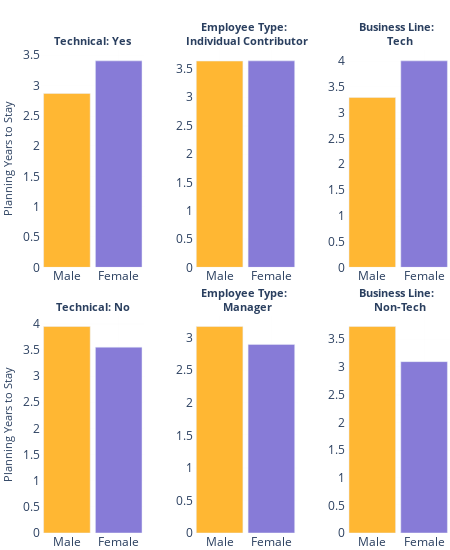

The code cell stored with this chart in its notebook:
### Code cell
fig = bar_plot('YearsStay','Planning Years to Stay')

### Figure 1 — Plotly figure (JSON) as saved in the notebook; plotly's stock layout.template omitted (floating-point values rounded to 4 significant figures)
{"data": [{"marker": {"color": "orange"}, "name": "Male", "opacity": 0.8, "showlegend": false, "type": "bar", "x": ["Male"], "xaxis": "x", "y": [2.869], "yaxis": "y"}, {"marker": {"color": "slateblue"}, "name": "Female", "opacity": 0.8, "showlegend": false, "type": "bar", "x": ["Female"], "xaxis": "x", "y": [3.406], "yaxis": "y"}, {"marker": {"color": "orange"}, "name": "Male", "opacity": 0.8, "showlegend": false, "type": "bar", "x": ["Male"], "xaxis": "x4", "y": [3.947], "yaxis": "y4"}, {"marker": {"color": "slateblue"}, "name": "Female", "opacity": 0.8, "showlegend": false, "type": "bar", "x": ["Female"], "xaxis": "x4", "y": [3.553], "yaxis": "y4"}, {"marker": {"color": "orange"}, "name": "Male", "opacity": 0.8, "showlegend": false, "type": "bar", "x": ["Male"], "xaxis": "x2", "y": [3.639], "yaxis": "y2"}, {"marker": {"color": "slateblue"}, "name": "Female", "opacity": 0.8, "showlegend": false, "type": "bar", "x": ["Female"], "xaxis": "x2", "y": [3.642], "yaxis": "y2"}, {"marker": {"color": "orange"}, "name": "Male", "opacity": 0.8, "showlegend": false, "type": "bar", "x": ["Male"], "xaxis": "x5", "y": [3.171], "yaxis": "y5"}, {"marker": {"color": "slateblue"}, "name": "Female", "opacity": 0.8, "showlegend": false, "type": "bar", "x": ["Female"], "xaxis": "x5", "y": [2.897], "yaxis": "y5"}, {"marker": {"color": "orange"}, "name": "Male", "opacity": 0.8, "showlegend": false, "type": "bar", "x": ["Male"], "xaxis": "x3", "y": [3.296], "yaxis": "y3"}, {"marker": {"color": "slateblue"}, "name": "Female", "opacity": 0.8, "showlegend": false, "type": "bar", "x": ["Female"], "xaxis": "x3", "y": [4.006], "yaxis": "y3"}, {"marker": {"color": "orange"}, "name": "Male", "opacity": 0.8, "showlegend": false, "type": "bar", "x": ["Male"], "xaxis": "x6", "y": [3.731], "yaxis": "y6"}, {"marker": {"color": "slateblue"}, "name": "Female", "opacity": 0.8, "showlegend": false, "type": "bar", "x": ["Female"], "xaxis": "x6", "y": [3.096], "yaxis": "y6"}], "layout": {"annotations": [{"font": {"size": 11}, "showarrow": false, "text": "<b>Technical: Yes</b>", "x": 0.1267, "xanchor": "center", "xref": "paper", "y": 1, "yanchor": "bottom", "yref": "paper"}, {"font": {"size": 11}, "showarrow": false, "text": "<b>Employee Type: <br> Individual Contributor</b>", "x": 0.5, "xanchor": "center", "xref": "paper", "y": 1, "yanchor": "bottom", "yref": "paper"}, {"font": {"size": 11}, "showarrow": false, "text": "<b>Business Line: <br> Tech</b>", "x": 0.8733, "xanchor": "center", "xref": "paper", "y": 1, "yanchor": "bottom", "yref": "paper"}, {"font": {"size": 11}, "showarrow": false, "text": "<b>Technical: No</b>", "x": 0.1267, "xanchor": "center", "xref": "paper", "y": 0.45, "yanchor": "bottom", "yref": "paper"}, {"font": {"size": 11}, "showarrow": false, "text": "<b>Employee Type: <br> Manager</b>", "x": 0.5, "xanchor": "center", "xref": "paper", "y": 0.45, "yanchor": "bottom", "yref": "paper"}, {"font": {"size": 11}, "showarrow": false, "text": "<b>Business Line: <br> Non-Tech</b>", "x": 0.8733, "xanchor": "center", "xref": "paper", "y": 0.45, "yanchor": "bottom", "yref": "paper"}], "bargap": 0.1, "barmode": "overlay", "height": 550, "margin": {"b": 0, "l": 0, "r": 0, "t": 50}, "plot_bgcolor": "rgba(0,0,0,0)", "showlegend": false, "width": 450, "xaxis": {"anchor": "y", "domain": [0, 0.2533], "gridcolor": "#EEEEEE", "gridwidth": 0.1, "nticks": 10, "showgrid": true, "title": {"font": {"size": 11}}}, "xaxis2": {"anchor": "y2", "domain": [0.3733, 0.6267], "gridcolor": "#EEEEEE", "gridwidth": 0.1, "nticks": 10, "showgrid": true, "title": {"font": {"size": 11}}}, "xaxis3": {"anchor": "y3", "domain": [0.7467, 1], "gridcolor": "#EEEEEE", "gridwidth": 0.1, "nticks": 10, "showgrid": true, "title": {"font": {"size": 11}}}, "xaxis4": {"anchor": "y4", "domain": [0, 0.2533], "gridcolor": "#EEEEEE", "gridwidth": 0.1, "nticks": 10, "showgrid": true, "title": {"font": {"size": 11}}}, "xaxis5": {"anchor": "y5", "domain": [0.3733, 0.6267], "gridcolor": "#EEEEEE", "gridwidth": 0.1, "nticks": 10, "showgrid": true, "title": {"font": {"size": 11}}}, "xaxis6": {"anchor": "y6", "domain": [0.7467, 1], "gridcolor": "#EEEEEE", "gridwidth": 0.1, "nticks": 10, "showgrid": true, "title": {"font": {"size": 11}}}, "yaxis": {"anchor": "x", "domain": [0.55, 1], "gridcolor": "#EEEEEE", "gridwidth": 0.1, "nticks": 10, "showgrid": true, "title": {"font": {"size": 11}, "text": "Planning Years to Stay"}}, "yaxis2": {"anchor": "x2", "domain": [0.55, 1], "gridcolor": "#EEEEEE", "gridwidth": 0.1, "nticks": 10, "showgrid": true, "title": {"font": {"size": 11}}}, "yaxis3": {"anchor": "x3", "domain": [0.55, 1], "gridcolor": "#EEEEEE", "gridwidth": 0.1, "nticks": 10, "showgrid": true, "title": {"font": {"size": 11}}}, "yaxis4": {"anchor": "x4", "domain": [0, 0.45], "gridcolor": "#EEEEEE", "gridwidth": 0.1, "nticks": 10, "showgrid": true, "title": {"font": {"size": 11}, "text": "Planning Years to Stay"}}, "yaxis5": {"anchor": "x5", "domain": [0, 0.45], "gridcolor": "#EEEEEE", "gridwidth": 0.1, "nticks": 10, "showgrid": true, "title": {"font": {"size": 11}}}, "yaxis6": {"anchor": "x6", "domain": [0, 0.45], "gridcolor": "#EEEEEE", "gridwidth": 0.1, "nticks": 10, "showgrid": true, "title": {"font": {"size": 11}}}}}
